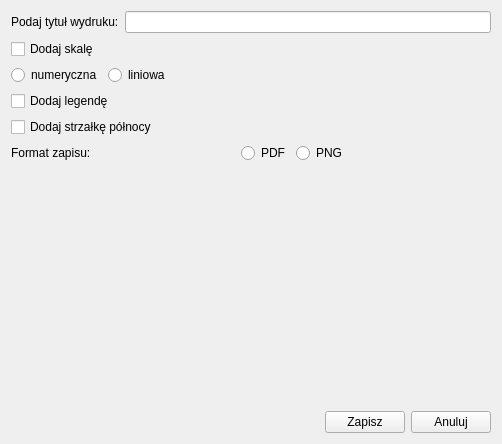
<?xml version="1.0" encoding="UTF-8"?>
<ui version="4.0">
 <class>Form</class>
 <widget class="QWidget" name="Form">
  <property name="geometry">
   <rect>
    <x>0</x>
    <y>0</y>
    <width>502</width>
    <height>444</height>
   </rect>
  </property>
  <property name="windowTitle">
   <string>Form</string>
  </property>
  <layout class="QGridLayout" name="gridLayout">
   <item row="0" column="0">
    <layout class="QGridLayout" name="gridLayout_2">
     <item row="2" column="0">
      <layout class="QHBoxLayout" name="horizontalLayout_2">
       <item>
        <widget class="QLabel" name="label">
         <property name="text">
          <string>Format zapisu:</string>
         </property>
        </widget>
       </item>
       <item>
        <spacer name="horizontalSpacer_3">
         <property name="orientation">
          <enum>Qt::Horizontal</enum>
         </property>
         <property name="sizeHint" stdset="0">
          <size>
           <width>40</width>
           <height>20</height>
          </size>
         </property>
        </spacer>
       </item>
       <item>
        <widget class="QRadioButton" name="btnPDF">
         <property name="text">
          <string>PDF</string>
         </property>
        </widget>
       </item>
       <item>
        <widget class="QRadioButton" name="btnPNG">
         <property name="text">
          <string>PNG</string>
         </property>
        </widget>
       </item>
       <item>
        <spacer name="horizontalSpacer_2">
         <property name="orientation">
          <enum>Qt::Horizontal</enum>
         </property>
         <property name="sizeHint" stdset="0">
          <size>
           <width>40</width>
           <height>20</height>
          </size>
         </property>
        </spacer>
       </item>
      </layout>
     </item>
     <item row="3" column="0">
      <spacer name="verticalSpacer">
       <property name="orientation">
        <enum>Qt::Vertical</enum>
       </property>
       <property name="sizeHint" stdset="0">
        <size>
         <width>20</width>
         <height>40</height>
        </size>
       </property>
      </spacer>
     </item>
     <item row="4" column="0">
      <layout class="QHBoxLayout" name="horizontalLayout_4">
       <item>
        <spacer name="horizontalSpacer_4">
         <property name="orientation">
          <enum>Qt::Horizontal</enum>
         </property>
         <property name="sizeHint" stdset="0">
          <size>
           <width>40</width>
           <height>20</height>
          </size>
         </property>
        </spacer>
       </item>
       <item>
        <widget class="QPushButton" name="btnDruk">
         <property name="text">
          <string>Zapisz</string>
         </property>
        </widget>
       </item>
       <item>
        <widget class="QPushButton" name="btnAnul">
         <property name="text">
          <string>Anuluj</string>
         </property>
        </widget>
       </item>
      </layout>
     </item>
     <item row="0" column="0">
      <layout class="QHBoxLayout" name="horizontalLayout_3">
       <item>
        <widget class="QLabel" name="label_2">
         <property name="text">
          <string>Podaj tytuł wydruku:</string>
         </property>
        </widget>
       </item>
       <item>
        <widget class="QLineEdit" name="linTyt">
         <property name="sizePolicy">
          <sizepolicy hsizetype="MinimumExpanding" vsizetype="Fixed">
           <horstretch>0</horstretch>
           <verstretch>0</verstretch>
          </sizepolicy>
         </property>
        </widget>
       </item>
      </layout>
     </item>
     <item row="1" column="0">
      <layout class="QVBoxLayout" name="verticalLayout">
       <item>
        <widget class="QCheckBox" name="chSkal">
         <property name="text">
          <string>Dodaj skalę</string>
         </property>
        </widget>
       </item>
       <item>
        <layout class="QHBoxLayout" name="horizontalLayout">
         <item>
          <widget class="QRadioButton" name="btnSNum">
           <property name="text">
            <string>numeryczna</string>
           </property>
          </widget>
         </item>
         <item>
          <widget class="QRadioButton" name="btnSLin">
           <property name="text">
            <string>liniowa</string>
           </property>
          </widget>
         </item>
         <item>
          <spacer name="horizontalSpacer">
           <property name="orientation">
            <enum>Qt::Horizontal</enum>
           </property>
           <property name="sizeHint" stdset="0">
            <size>
             <width>40</width>
             <height>20</height>
            </size>
           </property>
          </spacer>
         </item>
        </layout>
       </item>
       <item>
        <widget class="QCheckBox" name="chLeg">
         <property name="text">
          <string>Dodaj legendę</string>
         </property>
        </widget>
       </item>
       <item>
        <widget class="QCheckBox" name="chStrz">
         <property name="text">
          <string>Dodaj strzałkę północy</string>
         </property>
        </widget>
       </item>
      </layout>
     </item>
    </layout>
   </item>
  </layout>
 </widget>
 <resources/>
 <connections/>
</ui>
